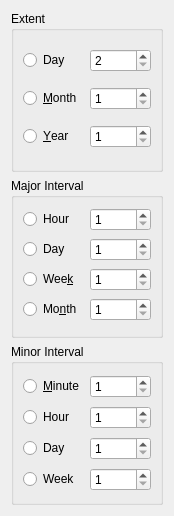
<?xml version="1.0" encoding="UTF-8"?>
<ui version="4.0">
 <class>Form</class>
 <widget class="QWidget" name="Form">
  <property name="geometry">
   <rect>
    <x>0</x>
    <y>0</y>
    <width>174</width>
    <height>516</height>
   </rect>
  </property>
  <property name="windowTitle">
   <string>Form</string>
  </property>
  <layout class="QGridLayout" name="gridLayout">
   <item row="0" column="0">
    <widget class="QGroupBox" name="groupBoxExtent">
     <property name="cursor">
      <cursorShape>PointingHandCursor</cursorShape>
     </property>
     <property name="title">
      <string>Extent</string>
     </property>
     <property name="flat">
      <bool>false</bool>
     </property>
     <layout class="QGridLayout" name="gridLayout_2">
      <item row="0" column="0">
       <widget class="QRadioButton" name="radioButtonExtentDay">
        <property name="text">
         <string>Day</string>
        </property>
       </widget>
      </item>
      <item row="1" column="0">
       <widget class="QRadioButton" name="radioButtonExtentMonth">
        <property name="text">
         <string>&amp;Month</string>
        </property>
       </widget>
      </item>
      <item row="2" column="0">
       <widget class="QRadioButton" name="radioButtonExtentYear">
        <property name="text">
         <string>&amp;Year</string>
        </property>
       </widget>
      </item>
      <item row="0" column="1">
       <widget class="QSpinBox" name="spinBox">
        <property name="minimum">
         <number>2</number>
        </property>
       </widget>
      </item>
      <item row="1" column="1">
       <widget class="QSpinBox" name="spinBox_2">
        <property name="minimum">
         <number>1</number>
        </property>
       </widget>
      </item>
      <item row="2" column="1">
       <widget class="QSpinBox" name="spinBox_3">
        <property name="minimum">
         <number>1</number>
        </property>
       </widget>
      </item>
     </layout>
    </widget>
   </item>
   <item row="1" column="0">
    <widget class="QGroupBox" name="groupBox">
     <property name="title">
      <string>Major Interval</string>
     </property>
     <layout class="QGridLayout" name="gridLayout_4">
      <item row="0" column="0">
       <widget class="QRadioButton" name="radioButtonMajorHour">
        <property name="text">
         <string>Hour</string>
        </property>
       </widget>
      </item>
      <item row="0" column="1">
       <widget class="QSpinBox" name="spinBox_4">
        <property name="minimum">
         <number>1</number>
        </property>
        <property name="maximum">
         <number>60</number>
        </property>
       </widget>
      </item>
      <item row="1" column="0">
       <widget class="QRadioButton" name="radioButtonMajorDay">
        <property name="text">
         <string>Day</string>
        </property>
       </widget>
      </item>
      <item row="1" column="1">
       <widget class="QSpinBox" name="spinBox_5">
        <property name="minimum">
         <number>1</number>
        </property>
       </widget>
      </item>
      <item row="2" column="0">
       <widget class="QRadioButton" name="radioButtonMajorWeek">
        <property name="text">
         <string>Wee&amp;k</string>
        </property>
       </widget>
      </item>
      <item row="2" column="1">
       <widget class="QSpinBox" name="spinBox_6">
        <property name="minimum">
         <number>1</number>
        </property>
       </widget>
      </item>
      <item row="3" column="0">
       <widget class="QRadioButton" name="radioButtonMajorMonth">
        <property name="text">
         <string>Mo&amp;nth</string>
        </property>
       </widget>
      </item>
      <item row="3" column="1">
       <widget class="QSpinBox" name="spinBox_7">
        <property name="minimum">
         <number>1</number>
        </property>
       </widget>
      </item>
     </layout>
    </widget>
   </item>
   <item row="2" column="0">
    <widget class="QGroupBox" name="groupBox_2">
     <property name="title">
      <string>Minor Interval</string>
     </property>
     <layout class="QGridLayout" name="gridLayout_3">
      <item row="0" column="0">
       <widget class="QRadioButton" name="radioButtonMinorMinute">
        <property name="text">
         <string>&amp;Minute</string>
        </property>
       </widget>
      </item>
      <item row="0" column="1">
       <widget class="QSpinBox" name="spinBox_8">
        <property name="minimum">
         <number>1</number>
        </property>
       </widget>
      </item>
      <item row="1" column="0">
       <widget class="QRadioButton" name="radioButtonMinorHour">
        <property name="text">
         <string>Hour</string>
        </property>
       </widget>
      </item>
      <item row="2" column="0">
       <widget class="QRadioButton" name="radioButtonMinorDay">
        <property name="text">
         <string>Day</string>
        </property>
       </widget>
      </item>
      <item row="3" column="0">
       <widget class="QRadioButton" name="radioButtonMinorWeek">
        <property name="text">
         <string>Week</string>
        </property>
       </widget>
      </item>
      <item row="1" column="1">
       <widget class="QSpinBox" name="spinBox_9">
        <property name="minimum">
         <number>1</number>
        </property>
       </widget>
      </item>
      <item row="2" column="1">
       <widget class="QSpinBox" name="spinBox_10">
        <property name="minimum">
         <number>1</number>
        </property>
       </widget>
      </item>
      <item row="3" column="1">
       <widget class="QSpinBox" name="spinBox_11">
        <property name="minimum">
         <number>1</number>
        </property>
       </widget>
      </item>
     </layout>
    </widget>
   </item>
  </layout>
 </widget>
 <resources/>
 <connections/>
</ui>
